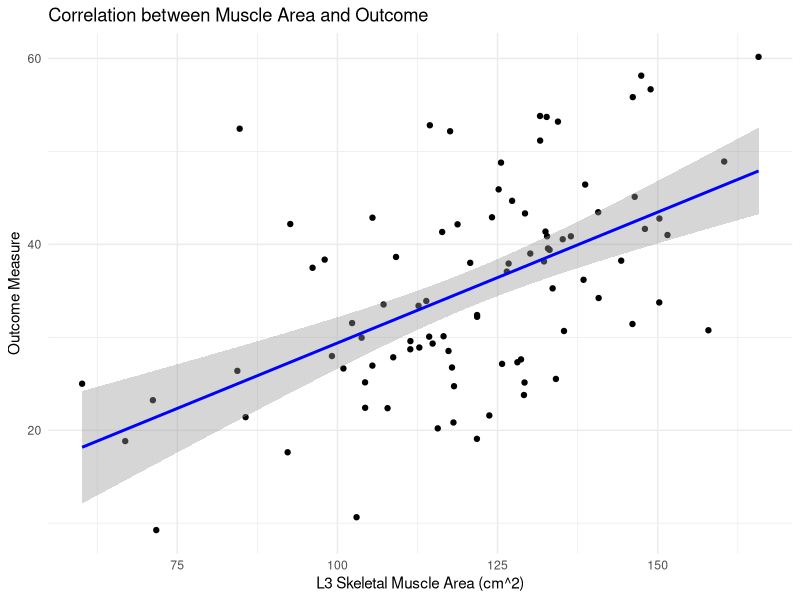

This figure's R source: (Note: this script raises an error after producing the figure.)
# Correlation (Pearson & Spearman)
set.seed(42)
muscle_area <- rnorm(90, mean=120, sd=20)   # L3 skeletal muscle area (cm^2)
outcome     <- 0.3*muscle_area + rnorm(90,0,10)

cor.test(muscle_area, outcome, method="pearson")
cor.test(muscle_area, outcome, method="spearman")

# Visualize
library(ggplot2)
df <- data.frame(muscle_area, outcome)
ggplot(df, aes(x=muscle_area, y=outcome)) +
  geom_point() +
  geom_smooth(method="lm", col="blue") +
  labs(title="Correlation between Muscle Area and Outcome",
       x="L3 Skeletal Muscle Area (cm^2)",
       y="Outcome Measure") +
  theme_minimal()

# Save results
pearson_res <- cor.test(muscle_area, outcome, method="pearson")
spearman_res <- cor.test(muscle_area, outcome, method="spearman")
saveRDS(pearson_res, file="../results/pearson_correlation.rds")
saveRDS(spearman_res, file="../results/spearman_correlation.rds")
ggsave("../results/correlation_plot.png")

# End of file